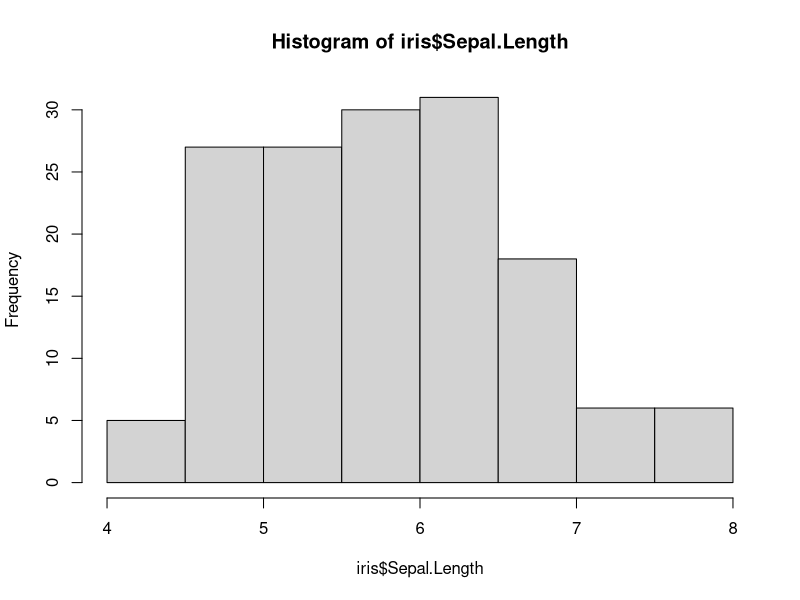
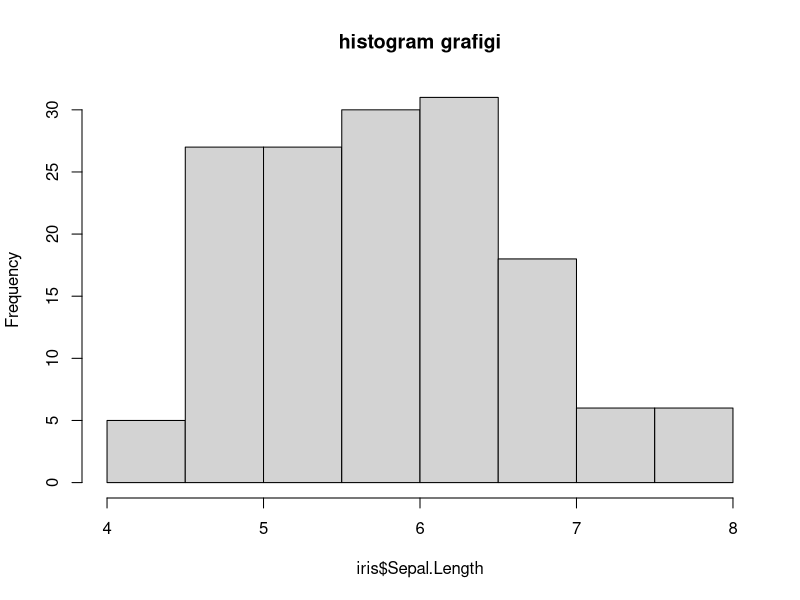
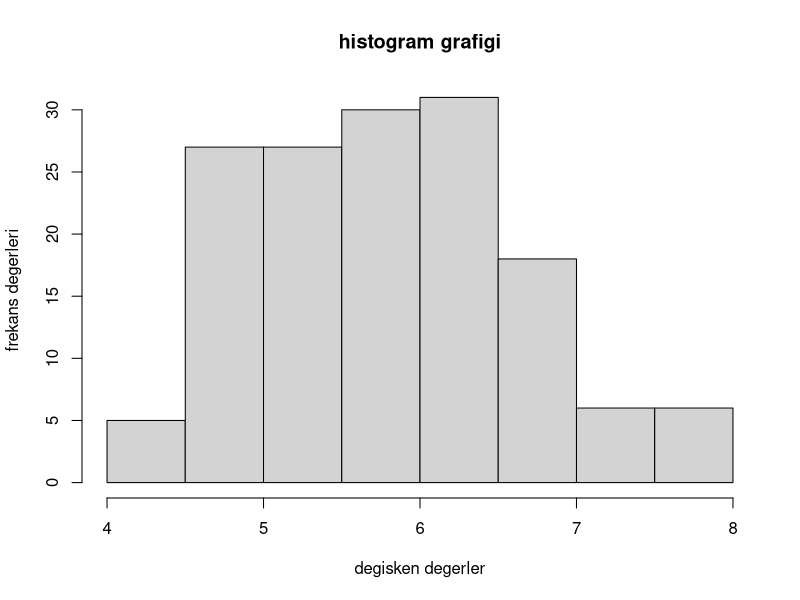
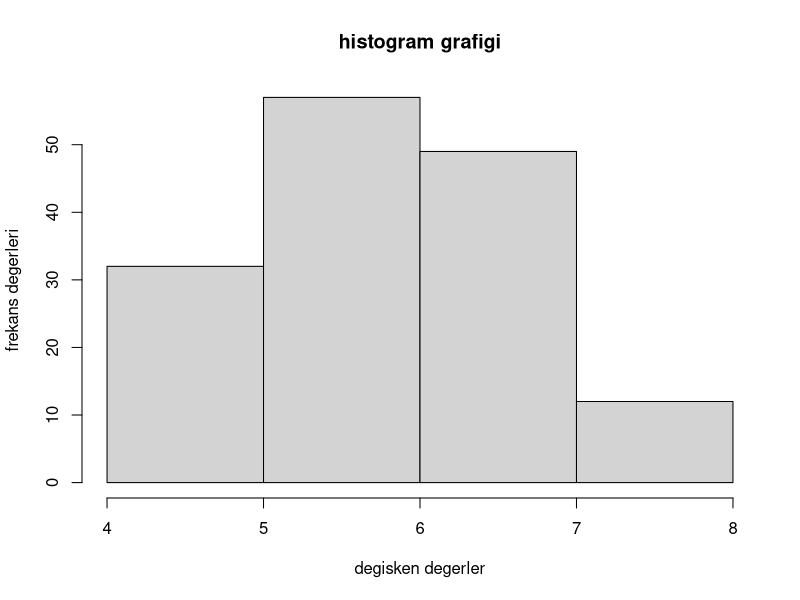
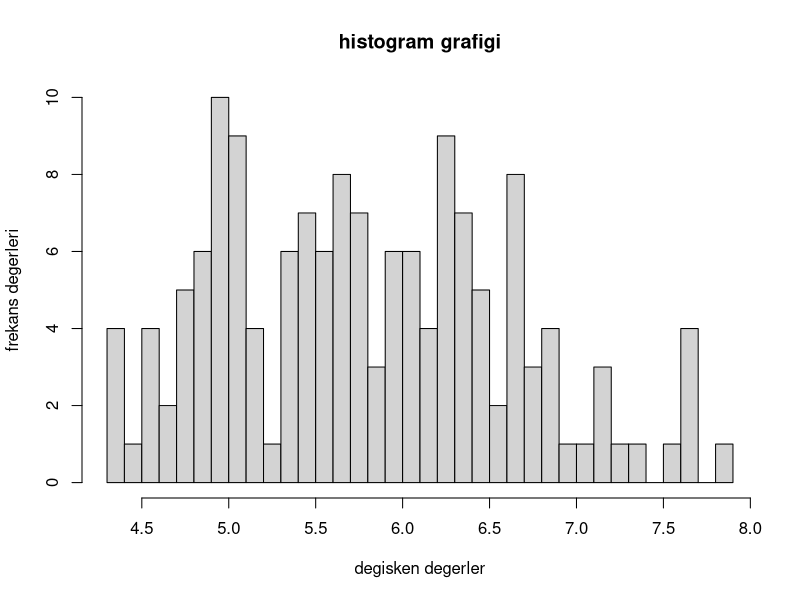
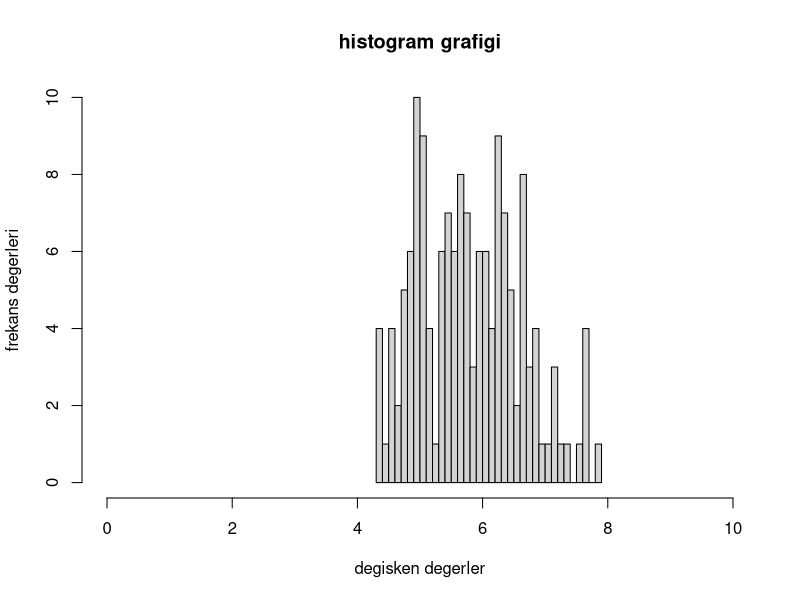
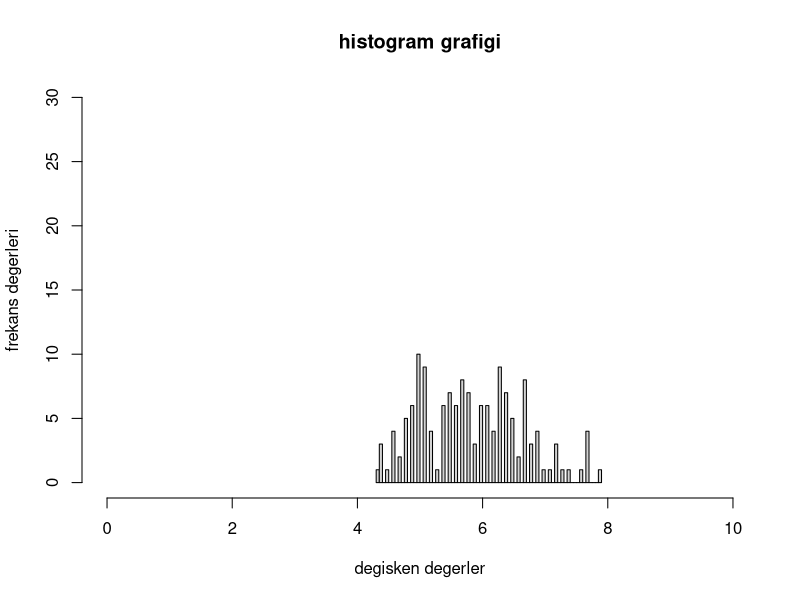
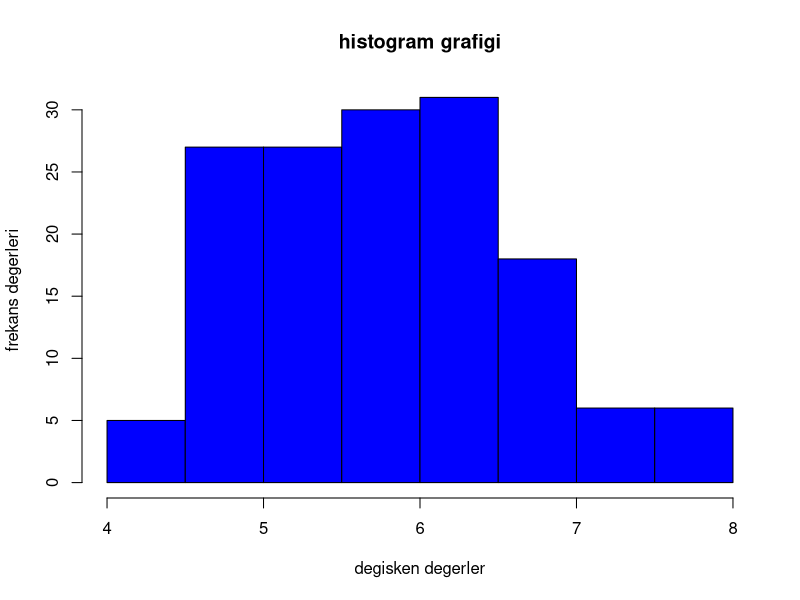

These figures' R source, in order: (Note: this script raises an error after producing the figures.)
##### histogram grafigi####

View(iris)

hist(iris$Sepal.Length) #saga carpik yani degerler solda cogunluklu tabloymus


hist(iris$Sepal.Length,
     main = 'histogram grafigi') 
#ustunde yazan adi degistik

hist(iris$Sepal.Length,
     main = 'histogram grafigi',
     xlab= 'degisken degerler',
     ylab = 'frekans degerleri'

)
#x ve y kismindaki isimler degisti

hist(iris$Sepal.Length,
     main = 'histogram grafigi',
     xlab= 'degisken degerler',
     ylab = 'frekans degerleri',
     breaks = 3
     
)
# 3 tane kirilim yapti yani 4 sutun verdi
hist(iris$Sepal.Length,
     main = 'histogram grafigi',
     xlab= 'degisken degerler',
     ylab = 'frekans degerleri',
     breaks = 30    
)
#deger arttikca ayrinti artar. sayilari tek tek vermeye basliyo arttirdikca

hist(iris$Sepal.Length,
     main = 'histogram grafigi',
     xlab= 'degisken degerler',
     ylab = 'frekans degerleri',
     breaks = 30,
     xlim = c(0,10)
)
# artik x kismini 0 ile 10 arasinda verdik ve 4-8 arasinda oldugunu daha iyi gozlemledik

hist(iris$Sepal.Length,
     main = 'histogram grafigi',
     xlab= 'degisken degerler',
     ylab = 'frekans degerleri',
     breaks = 100,
     xlim = c(0,10),
     ylim = c(0,30)
)
# yine daha da ufaldi grafik. cunku veriler 10 civarindaydi y ksiminda

#elimizdeki verileri daha iyi sekilde gostermek icin bu sekilde
#goruntuleme ozellikleri onemli


##### hist grafigi renklendirme #####

hist(iris$Sepal.Length,
     main = 'histogram grafigi',
     xlab= 'degisken degerler',
     ylab = 'frekans degerleri',
     col = 'blue'
)
#arka plan mavi oldu
hist(iris$Sepal.Length,
     main = 'histogram grafigi',
     xlab= 'degisken degerler',
     ylab = 'frekans degerleri',
     col = 'orange'
)
#turuncu oldu sutunlar

hist(iris$Sepal.Length,
     main = 'histogram grafigi',
     xlab= 'degisken degerler',
     ylab = 'frekans degerleri',
     col = '#2ecc71'
)
#kod ile de yapilio

hist(iris$Sepal.Length,
     main = 'histogram grafigi',
     xlab= 'degisken degerler',
     ylab = 'frekans degerleri',
     breaks = 15,
     col = c('#2ecc71','purple','orange')
)
#sirasiyla calisti. 3 sutuna sirasiyla 3 renk verdi

hist(iris$Sepal.Length,
     main = 'histogram grafigi',
     xlab= 'degisken degerler',
     ylab = 'frekans degerleri',
     breaks = 30,
     col = c('#2ecc71','black','orange')
)


############ hist grafigi uzerine yogunluk egrisi cizimi##########


hist(iris$Sepal.Length,
     main = 'histogram grafigi yoguynluk egrisi',
     xlab = 'degerler',
     ylab = 'yogunluklar probs',
     prob = T,
     col = 'orange')
#probs ile degerler mesela 10 ile 40 arasindaydi yogunluga gore nerde coksa
#oraya kadar cikan grafig yaptk


density(iris$Sepal.Length) # sepallenghtin grafige gore x ve y degerlerini
#verir. x ozet istatistik bilgileri verirken y yogunluga gore olan bilgileri verir.

lines(density(iris$Sepal.Length))
#once hist calistirip sonra lines calistir. grafik ustune bi cizgi cekecek.
#iste o cizgi yogunluk cizgisidir


lines(density(iris$Sepal.Length,adjust = 2))
#adjust ekledik ve bi cizgi daha cizdi. bu adjust verilerdeki dalgalanmayi
#istediginiz sekilde yonetmeyi amaclar. 2 yaptik daha duz oldu. 3-4-5 falan yapsak
#daha da duzlesir. default degeri 1dir

lines(density(iris$Sepal.Length,adjust = 5))
#daha da kivrimi kaldirdi



lines(density(iris$Sepal.Length, adjust = 1),
      col='gray', lwd = 3) 
#lwd kalinlik artiriyor, col renk degisiyor

lines(density(iris$Sepal.Length, adjust = 1),
      col='blue', lwd = 2, lty = 'dotted' )
#cizgili bi gorhunm verdi

lines(density(iris$Sepal.Length, adjust = 3),
      col='gray', lwd = 3 )
#gri duz cizgi verdi. cizgiler bole yapiliyo
#linesi her calistirdiginda yeni cizgi ekler
#kaydetmek icin export bas save image de

######### sacilim diyagramlari #######

#scatter plat olarak gecer


View(airquality)
#yeni veri seti bu guzel bu da

plot(airquality$Ozone)
#sacilim diyagrami yani nokta nokta gosteriyor


plot(airquality$Ozone, bty = 'L')
#default olarak kare gradfikti L seklinde yaptik

plot(airquality$Ozone, pch =2)
#2 dedik ucgen oldu, 3 dedik arti oldu

plot(airquality$Ozone, pch ='*')
#sekli biz belirledik. hangi isareti harfi sayiyi koyarsak
#npktalar ona donusur


plot(airquality$Ozone, pch =4)
#4 carpiymis

plot(airquality$Ozone, pch =19)
#ici dolu siyah nokta verdi. en cok kullandigi buymus
#isimize yarar bilek

plot(airquality$Ozone, pch =19, type = 'h')
#noktalar bar seklini alir. her sayi icin cizgi cikar

plot(airquality$Ozone, pch =19, type = 'l')
#her birbirine yakin noktayi birlestirip cizerek verir. uzaksa
#sadece cizgi kalir

plot(airquality$Ozone, pch =19, type = 'b')
#bi ustteki kismin noktalari da eklipo birlesme yerleri icin

plot(airquality$Ozone, pch =19, type = 'c')
#noktalari sildi sadece birlesim yeri birakti. 


plot(airquality$Ozone, pch =19, type = 'o')
#cok fazla veri noktasi varsa ust uste binen noktalar varsa
#cok fazla olan noktalari ayirip verir. onemli


plot(airquality$Ozone, pch =19, type = 's')
#adimsal gorsellestirme. azalis ya da artislarda merdiven gibi duruyo
#ani inis cikislari anlamak icin onemli



#ozone sutunu ile temp sutunu arasini gorsellestircez
#yani birbirleriyle nasil hareket ederler biri artar digeri ne olur
#bunlari ogrenmek icin

plot(airquality$Ozone,airquality$Temp, pch=19,type='p')
#x ve y eksenine girdigimiz degiskenleri eklio
#mesela ozoneda 20yken tempde 60 olmus gibi gosterior
#onemli bir yapidir

plot(airquality$Ozone,airquality$Temp, pch=19,type='h')
# h ile de ii duruomus la


plot(airquality$Ozone,airquality$Temp, pch=19,type='p',
     main = 'sacilim diyagrami', xlab = 'ozone', ylab = 'temp degerleri',
     bty = 'L')
#basliklari degistik ve l grafik olarak verdi ne degerlerini otomatik almio
#x ve y veriosak ikisinin de ayni uzunlukta olmasi gerekiyor yoksa hata verir


##### sacilim diyagrami noktalari renklendirme#####
plot(airquality$Ozone, airquality$Temp, pch = 19, bty ='L',type = 'p',
     main = 'sacilim grafigi renkler', xlab = 'ozone',ylab = 'temp',
     col = 'orange')


plot(airquality$Ozone, airquality$Temp, pch = 19, bty ='L',type = 'p',
     main = 'sacilim grafigi renkler', xlab = 'ozone',ylab = 'temp',
     col = 'blue')
#renkleri degistik



class(airquality$Month) #integer
#aylara gore renklendirme islemi yapacagiz o yuzden aylari aldik
#renklendirme icin factor lazim. her seviyeye renk atamak icin

levels(as.factor(airquality$Month))
#faktore cevirip levelleri verdi

#gruplara gore renklendirme
plot(airquality$Ozone, airquality$Temp, pch = 19, bty ='L',type = 'p',
     main = 'sacilim grafigi renkler', xlab = 'ozone',ylab = 'temp',
     col = c('blue','orange','pink','gray','black'))
#suan index sirasina gore verdi

plot(airquality$Ozone, airquality$Temp, pch = 19, bty ='L',type = 'p',
     main = 'sacilim grafigi renkler', xlab = 'ozone',ylab = 'temp',
     col = c('blue','orange','pink','gray','black')[as.factor(airquality$Month)]
     
     )
#simdi aylara gore verdi. sirasiyla;
#5. say blue, 6. aylar turuncu diye gidiyor. once integerdaan faktore cevirdik ve levellar olustu
#sonra level sayisi kadar renk girdik ve her levele bi renk atadi

renkler <-  c('blue','orange','pink','gray','black')[as.factor(airquality$Month)]


plot(airquality$Ozone, airquality$Temp, pch = 19, bty ='L',type = 'p',
     main = 'sacilim grafigi renkler', xlab = 'ozone',ylab = 'temp',
     col = renkler
     
)
#seklinde de once atamayla levelleri belirleyip sonra renkleri atadik ve bunu degiskene
#atayip color kismina yazdik

legend(x = 'topright',legend = levels(as.factor(airquality$Month)),
       col = c('blue','orange','pink','gray','black'),
       pch = 19
       
       )
#hangi renklerin neyi temsil ettigini gostermis oluyoruz. ayni siralarda yazmak cok onemli
#rekleri falan ayni sirayla yazmak zorundasin yoksa yanlis bilgi verir. once levelleri belirledik
#yine factore cevirdik cunku level kavvrami factorde var. sonra da sirasiyla ona renk verdik
#cok onemli sik sik kullanacagin bi yapi

par(mar=c(6,6,6,7), xpd= TRUE)
#bottom,left,top,right seklinde bosluk ekliyor grafige
#xpd disari tasma olsun demek

plot(airquality$Ozone, airquality$Temp, pch = 19, bty ='L',type = 'p',
     main = 'sacilim grafigi renkler', xlab = 'ozone',ylab = 'temp',
     col = renkler
     
)
#seklinde de once atamayla levelleri belirleyip sonra renkleri atadik ve bunu degiskene
#atayip color kismina yazdik

legend(x = 'topright',legend = levels(as.factor(airquality$Month)),
       col = c('blue','orange','pink','gray','black'),
       pch = 19, inset = c(-0.2,0)
       
)
#inset ile legendi disari dogru kaydirdik -0.2 vererek
# ikinci parametre de asagi dogru kaydirdi.
#sag taraftaki deger arttikca asahi sol taraftaki degeri arttirdikca sola kayar. 
#eksi koyduk saga kaydi mesela
#0 ile 1 degerler arasinda deger ver









##### sacilim grafiklerinde noktalar??n belirli bir degiskene gore boyutlanmasi######
 
par(mar =c(5,5,5,7),xpd=T)

plot(x = airquality$Ozone, y= airquality$Temp,
     main = 'Ozon ve Sicaklik iliskisi',
     xlab = 'Ozon degerleri',
     ylab = 'sicaklik degerleri',
     pch = 19,
     col = c('blue','orange','pink','gray','black')[as.factor(airquality$Month)],
     bty = 'L',
     cex = 0.4 #buyucukce kalin kuculdukce kucuk oluyo noktalar
     )


legend(x='topright', legend = levels(as.factor(airquality$Month)),
       col = c('blue','orange','pink','gray','black'),
       pch = 19,
       inset = c(0.2,0)
       )





par(mar =c(5,5,5,7),xpd=T)

plot(x = airquality$Ozone, y= airquality$Temp,
     main = 'Ozon ve Sicaklik iliskisi',
     xlab = 'Ozon degerleri',
     ylab = 'sicaklik degerleri',
     pch = 19,
     col = c('blue','orange','pink','gray','black')[as.factor(airquality$Month)],
     bty = 'L',
     cex = airquality$Wind/10 #kalinliklar ruzgara gore olsun dedik.
     #10a bolduk cunku degerleri cok buyuktu
)


legend(x='topright', legend = levels(as.factor(airquality$Month)),
       title = 'aylar',
       col = c('blue','orange','pink','gray','black'),
       pch = 19,
       inset = c(0.2,0)
       
       
       )
legend(x = 'topright', legend = c('dusuk','orta','yuksek'),
       title = 'ruzgar seviyesi',
       cex = 0.8, # yazilari kucultur
       pt.cex = c(min(airquality$Wind/10),mean(airquality$Wind/10),
                  max(airquality$Wind/10)),
       pch = 19,
       inset = c(0.2,0.3)
       )


##### sacilim diyagraminda linner iliski dogrusu ve lowess egrisi########

airquality <-  na.omit(airquality)  #bi degeri na olan satirin tamamini cikarir
par(mar= c(5,5,5,7.2),xpd=FALSE)

plot(x = airquality$Ozone, y= airquality$Temp,
     main = 'Ozon ve Sicaklik Degerleri',
     xlab = 'Ozon Degerleri',
     ylab = 'Sicaklik Degerleri',
     pch = 19,
     bty = 'L',
     col = c('blue','green','yellow','red','black')[as.factor(airquality$Month)],
     cex = airquality$Wind/10
     
     )

abline(lm(airquality$Temp ~ airquality$Ozone ) ,
       lwd = 2, lty ='dotted', col='black')
#iliski cizgisidir ozone arttikca sicaklik artar ogrendik
#lm icerisinde ilk deger y ikinci deger xdir
#bagimsiz degisken x bagimli degisken ydir
#xpd degeri T oldugunda sacma bi cizgi geliyor
#o yuzden en ustte false yapip legendlere geldigimizde T yaptik.
#onemli detaydir.
lines(lowess(airquality$Ozone,airquality$Temp), lwd=2,col='blue')
#egritilmis cizgidir. lines fonk ile cizilir.
#x ve y yeri normaldir
#lowess ile iliskiyi belirleyip oyle cizdil. lowess cok onemli
par(xpd=T)
legend(x = 'topright',legend = levels(as.factor(airquality$Month)),
       col = c('blue','green','yellow','red','black'),
       pch = 19,
       inset = c(0,0),
       title = 'aylar'
       
       )

legend(x = 'topright', legend = c('dusuk','orta','yuksek'),
       pt.cex = c(min(airquality$Wind/10),mean(airquality$Wind)/10,max(airquality$Wind)/10),
       cex = 0.8,
       title = 'Ruzgar',
       pch = 19,
       inset = c(0,0.5)
       
       )
?lowess
lowess(airquality$Ozone,airquality$Temp)
#cikan sonuclarda x degerleri grafikteki x
#y degerleri grafikteki y degerleridir



##### bar grafikleri ve sayisal deg??sken gruplama#####

# histogram elindeki verileri grafik yaparken bar grafigi
# atiyorum 5 kategori var o 5 kategopriyi grafik haline getirir 

View(mtcars)

table(mtcars$cyl) 
#frekans??n?? aldik. yani hangisinden kac tane var onu bulduk

height = table(mtcars$cyl) 
#sayilari aldik. barplot() fonk ilk degeri yukseklik yani kac adet olacagi

barplot(height = height, names.arg = c('4 silindir','6 silindir','8 silindir'),
        col = 'orange',
        border = 'blue'
        )
#names sirasiyla x eksenindeki degisken adlarini degistirir
# kenarlar vardi border diyerek o kenarlari da degistik rengini. sutunlarin kenarlari yani

barplot(height = height, names.arg = c('4 silindir','6 silindir','8 silindir'),
        col = 'orange',
        border = 'blue',
        horiz = TRUE,
        cex.axis = 0.8,
        cex.names = 0.8
)
#horiz ile yatay yaptik
#cex.axis sayilari cex.names ise yazilarin boyutunu ayarlar


barplot(height = height, names.arg = c('4 silindir','6 silindir','8 silindir'),
        col = 'orange',
        border = 'blue',
        horiz = FALSE,
        cex.axis = 0.8,
        cex.names = 0.8,
        axis.lty = 1
        
)
#axis.lty asagiya cizgi gelir 1,2,3,4... sayilari seklini degistirir


grup_f <-  function(x){
    
  cey <-  quantile(x) #ceyreklikleri atadik
  result <- character(length(x)) #bos karakterli vektor olusturduk
  
  grup_1 <- which(x <= cey[2]) #grup 1e 2. ceyreklikteki verilerden kucuk ve esit olanlari atadik
  grup_2 <- which(x <= cey[3] & x>cey[2]) #grup 2ye 3. cceyrekliktekilerden kucuk 
  #ve esit ayni zamanda 2. ceyreklikdekilerden buyukleri atadik
  grup_3 <- which(x <= cey[4] & x>cey[3])
  grup_4 <- which(x <= cey[5] & x>cey[4])
  
  result[grup_1] <- 'Grup 1' #result icinde grup 1 kismini ekledik ve true degerlere grup 1 yazdirdik
  result[grup_2] <- 'Grup 2'
  result[grup_3] <- 'Grup 3'
  result[grup_4] <- 'Grup 4'
  
  
  return(result)
}
#burdaki fonksiyon icerisinde girdiigimiz tablodaki degerlerin ceyrekliklerine
#gore gruplara ayiriyor. 

sort(mtcars$mpg)
quantile(mtcars$mpg)
result <- grup_f(mtcars$mpg)

barplot(height = table(result), 
        col = 'orange',
        border = 'blue',
        horiz = FALSE,
        cex.axis = 0.8,
        cex.names = 0.8,
        axis.lty = 1
)


result <- grup_f(mtcars$hp)

barplot(height = table(result), 
        col = 'orange',
        border = 'blue',
        horiz = FALSE,
        cex.axis = 0.8,
        cex.names = 0.8,
        axis.lty = 1
)

# bu iki grafikte de ayirdigimiz ceyrekliklere gore siralama yaptik.
#olusturdugumuz fonksiyon onemli. oyle seyler olusturarak fonksiyon
#kullanmaya alis



##### yigin bar grafikleri####

#ust uste binmis barlar da diyebiliriz

view(mtcars)

table(mtcars$gear,mtcars$cyl)
# ikili frekans degerlerini aldik. matris gibi verdi



t <- table(mtcars$gear,mtcars$cyl)

barplot(t)
# x ekseninde cyl kismi var
# y eksininde de vites var.
# cyl kismina gore vites sayisini veriyor burda.
# renklerle ayiriyor. 4 silindir kismini ele aldigimizda
# en koyusu ilk degeri yani 3 vites daha acigi 4 vites en acigi 5 vites olan
#araba sayilarini veriyor

par(mar=c(5.1,5.1,5.1,8), xpd = T)
barplot(t,
        names.arg = c('4 silindirli','6 silindirli','8 silindirli'),
        axis.lty = 1,
        main = 'Bar Grafigi',
        xlab = 'Silindir degerleri',
        ylab = 'frekans degerleri',
        col = c('orange','pink','gray'),
        legend = c('3 vitesli','4 vitesli','5 vitesli'),
        args.legend = list(bty ='o',
                           xjust= 0.5,
                           yjust=-0.5,
                           horiz = F,
                           cex = 0.8)
        
        )


legend(x= 'topright', levels(as.factor(mtcars$gear)),
       title = 'vites sayisi',
       pch = 19,
       col = c('orange','pink','gray'),
       inset = c(-0,-0.2),
       cex = 1,
       pt.cex = 2
       )
 
#iki sekilde de legend eklenebiliyor.

#burda da xe vites sayisi y'ye silindir sayisi verdik
t <- table(mtcars$cyl,mtcars$gear)

par(mar=c(5.1,5.1,5.1,8), xpd = T)
barplot(t,
        names.arg = c('3 vitesli','4 vitesli','5 vitesli'),
        axis.lty = 1,
        main = 'Bar Grafigi',
        xlab = 'Silindir degerleri',
        ylab = 'frekans degerleri',
        col = c('orange','pink','gray'),
        legend = c('4 silindirli','6 silindirli','8 silindirli'),
        args.legend = list(bty ='o',
                           xjust= 0.5,
                           yjust=-0.5,
                           horiz = F,
                           cex = 0.8)
        
)






###### pasta grafikleri######
#bar ile ayni ozllediklere sahip gibi benziyor
#tek degisken uzerinde yapar
#yuzdekil hesaplar


View(mtcars)
table(mtcars$gear)
#tekrarlanma sayilarini goster

prop.table(table(mtcars$gear))
#      3       4       5 
#0.46875 0.37500 0.15625 
 
#ciktisini veriyor bunlari 100le carparsak yuzdelik olurlar

yuz <- prop.table(table(mtcars$gear))*100
#bu sekilde yuzdeliklerini elde ettik. kac vites olduguna gore araba sayisi

names <- c('3 vitesli ','4 vitesli','5 vitesli')

sprintf('%s = %3.1f%s',names,as.numeric(yuz),'%')
# %s namesdeki isimleri soyler.
# %3.1f sayinin ondalikli oldugunu soyler. as.numeric(yuz) girdigimiz yer
# %s en sondaki hangi isareti alacagini soyler
#guzel ve onemli


y <- sprintf('%s = %s%3.1f',names,'%',as.numeric(yuz))
#yerlerini degistik ikisini de dene
#daha iyi anlarsin 



pie(yuz, main = 'viteslerin pasta grafigi', 
    clockwise = F,
    labels = y,
    col = c('orange','pink','cyan'),
    init.angle = 180,
    border = 'black',
    lty = 2,
    radius = 1
    
    
    )

#labels isimleri degistirdi. yukarida degistirip atayip koyduk
#init.angle ile dereceyle dondurduk. 180 dereceyle tamamen dondurebiliriz
#clockwise donus yonunu belirler. t saat yonu tersine F saat yonune. istersen yazma bile
#lty kenarlar??n nas?? cizildigini belirlio
#radius grafigin boyutunu belirler default 0.8dir




##### kutu grafigi boxplot#####

#genellikle ceyreklikler min max medyan ile farkl??l??k gosterir
#onlari anlamak icin kullanilir genellikle
# bir degisken grubunun icindeki degerlerin nasil konumlandigi
#nasil degistigi vs gosterir

boxplot(mtcars[,c('drat','wt')])
# drat'i incelersek. en alta inen cizgi min deger, en sute cikan max deger
# kutu icerisindeki en alt cizgi 1. ceyreklik en ustu 3. ceyreklik
# ortadaki kalin cizgiyse medyandir


boxplot(mtcars[,c('drat','wt')],
        main = 'Box Plot Grafigim',
        xlab ='degiskenler',
        ylab ='degerler',
        names = c('Drat Degiskeni','WT Degiskeni'),
        col = c('blue','orange'),
        border = 'black',
        pch = 19,
        cex.axis = 0.7,       
        range = 0.5,
        outline = T
        
        )
#range min max degerlerini kontrol eder. biz azalttik. aykiri degerleri kontrol eder
#outline aykiri degerleri kapatir eger FALSE ise

boxplot( mtcars$mpg~mtcars$gear,
        main = 'Box Plot Grafigim',
        xlab ='vites degerleri',
        ylab ='mpg degerleri',
        col = c('orange'),
        border = 'black',
        pch = 19,
        cex.axis = 0.7,  
        outline = T
)

# 3 tane verdi yani 3 grup vites icin verdi



boxplot( mtcars$mpg~mtcars$gear*mtcars$cyl,
         main = 'Box Plot Grafigim',
         xlab ='vites degerleri',
         ylab ='mpg degerleri',
         names = c('3v 4s','4v 4s', '5v 4s',
                   '3v 6s','4v 6s', '5v 6s',
                   '3v 8s','4v 8s', '5v 8s'),
         col = c('orange'),
         border = 'black',
         pch = 19,
         cex.axis = 0.7,  
         outline = T
)
# 2 bagimsiz 1 bagimli degisken uzerinden yaptik
#3 vites 4 silindirli, 4 viesli 4 silindirli vsvs seklinde yaziyor












##### heatmap grafikleri####

#sicaklik grafikleri. buyk kucuk degerlerden olusmasi fln
#heatmap icin matris olmak zorunda matris olmazsa islem yapmaz

View(mtcars)

mtcars_1 <-  as.matrix(mtcars)

heatmap(mtcars_1, scale = 'column')
#scale islemince sutunlar bazinda islemler yapiyo ve grafigi daha duzgun hale getiriyor

heatmap(mtcars_1, scale = 'column', Colv = NA, Rowv = NA)
#colv ve rowv baglantilari kaldiriyor
library(RColorBrewer)
#sutun renklerini degismek icin paket
colorRampPalette(brewer.pal(9,'Blues'))(25)
#acik maviden koyu maviye dogru 9 renk tonu verir 25 tane renk


heatmap(mtcars_1, scale = 'column', Colv = NA, Rowv = NA,
        col = colorRampPalette(brewer.pal(9,'Blues'))(25)
        
        
        )

legend(x= 'bottomright', legend = c('Min','Ort','Max'),
       fill = colorRampPalette(brewer.pal(9,'Blues'))(3))

 


##### ODev#####

x <- top_women_chess_players_aug_2020
x <- na.omit(x)

factor(x$Title)

plot(x$Standard_Rating, x$Rapid_rating,
     bty = 'L',
     xlab = 'Standart Rating Degerleri',
     ylab = 'Rapid Rating Degerleri',
     cex = 0.3,
     pch = 19,
    col = c('blue','green','red','black','pink','orange','grey','purple','yellow')[factor(x$Title)]
     )

abline(lm(x$Rapid_rating~x$Standard_Rating),
       lyt = 'dotted',
       lwd = 2,
       col ='black')



legend(x = "bottomright" , legend = levels(factor(x$Title)),
       col = c('blue','green','red','black','pink','orange','grey','purple','yellow'),
       pch = 19,
             
)       
       